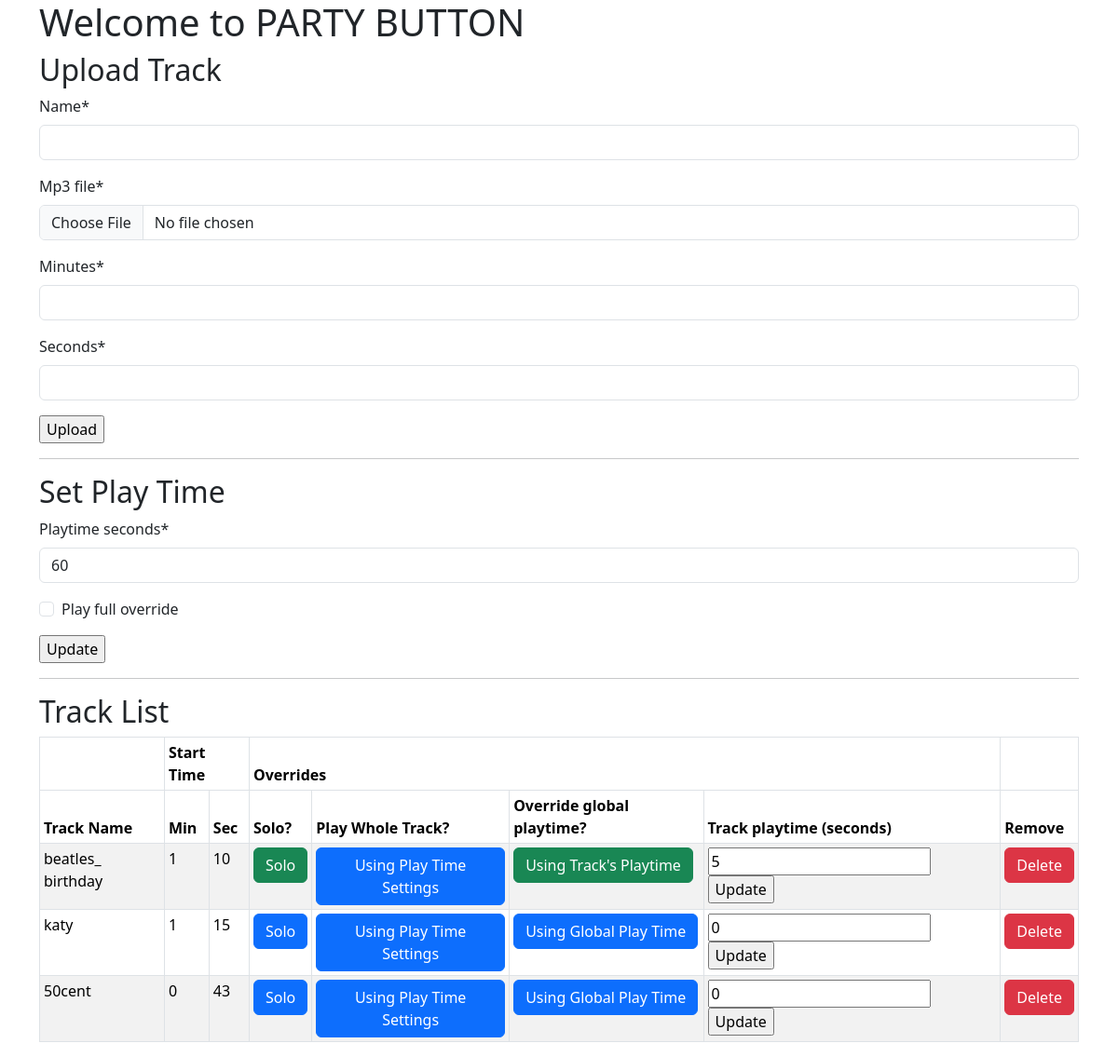
The app's page /, older data.
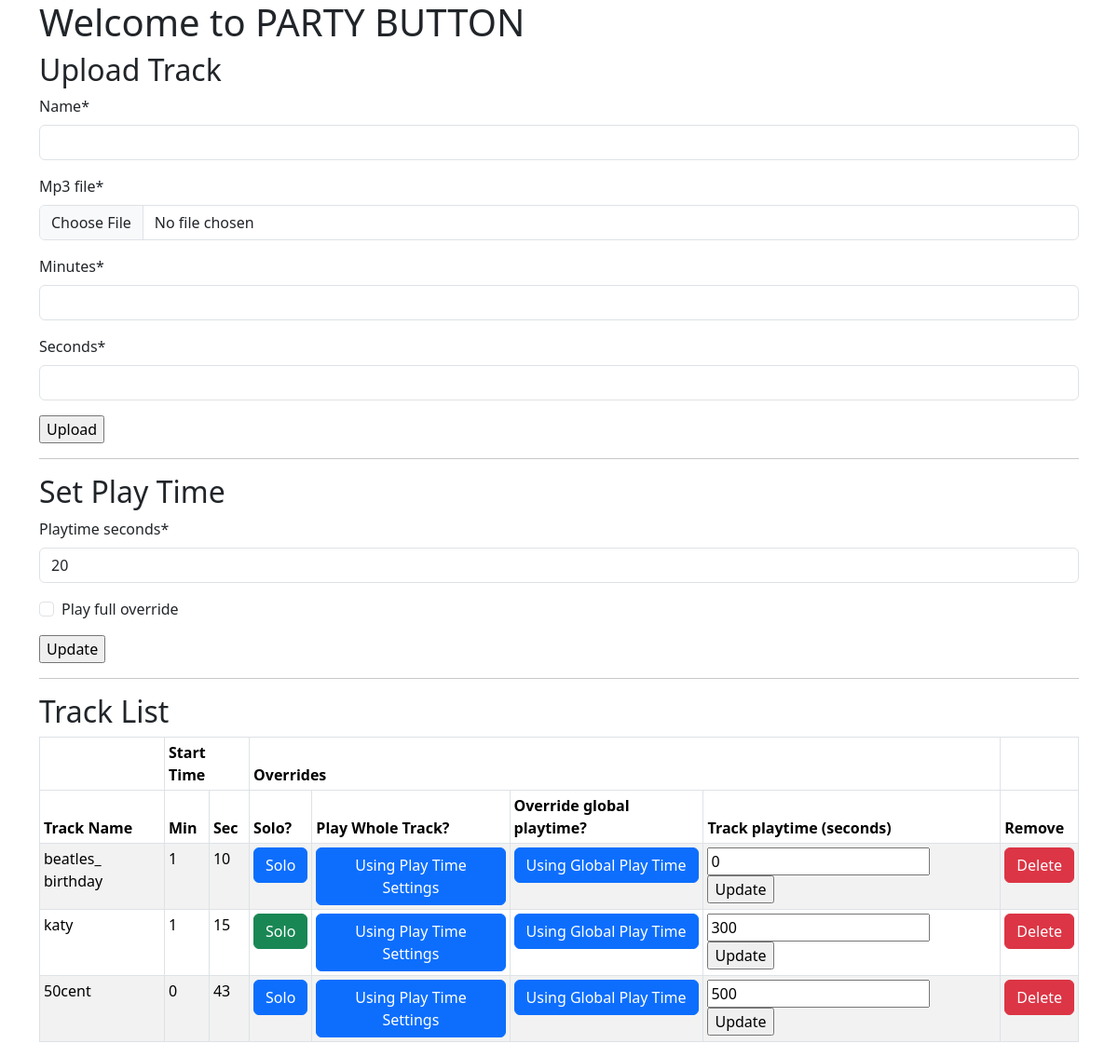
The same page, newer data.
### mp3_manager/models.py (models this page shows, shortened)
class Playtime(models.Model):
    playtime_seconds = models.IntegerField(blank=False, null=False,
                                  default=20,
                                  validators=[MinValueValidator(0),
                                              MaxValueValidator(600)])
    play_full_override = models.BooleanField(blank=False, null=False,
                                             default=False)

class Track(models.Model):
    name = models.CharField(max_length=200, blank=False, null=False)
    mp3_file = models.FileField(upload_to="uploads", blank=False, null=False)
    minutes = models.IntegerField(blank=False, null=False, validators=[MinValueValidator(0),
                                                                       MaxValueValidator(600)])
    seconds = models.IntegerField(blank=False, null=False, validators=[MinValueValidator(0),
                                                                       MaxValueValidator(60)])
    solo = models.BooleanField(blank=False, null=False, default=False)
    play_full = models.BooleanField(blank=False, null=False,
                                    default=False)
    override_playtime = models.BooleanField(blank=False, null=False,
                                            default=False)
    playtime_seconds = models.IntegerField(blank=False, null=False,
                                           default=0,
                                           validators=[MinValueValidator(0),
                                                       MaxValueValidator(600)])

### mp3_manager/views.py (the view, shortened to what this page needs)
# urls.py: path("", views.IndexView.as_view(), name="index"),
class IndexView(generic.ListView, FormMixin):
    form_class = TrackForm
    template_name = "mp3_manager/index.html"
    context_object_name = "tracks_list"
    def get(self, request):
        print("Getting Track List")
        tracks_list = self.get_queryset()
        playtime = Playtime.objects.all()[0]
        return render(request, self.template_name,
                      {"tracks_list": tracks_list,
                       "form": TrackForm(),
                       "playtimeform": PlaytimeForm(instance=playtime),
                       "trackplaytime": TrackPlaytimeForm()})
    def get_queryset(self):
        return Track.objects.order_by()

### mp3_manager/form.py
class TrackForm(ModelForm):
    class Meta:
        model = Track
        fields = ["name", "mp3_file", "minutes", "seconds"]

class PlaytimeForm(ModelForm):
    class Meta:
        model = Playtime
        fields = ["playtime_seconds", "play_full_override"]

### mp3_manager/templates/mp3_manager/index.html (shortened to what this page needs)
{% load static %}
{% load crispy_forms_tags %}
<!DOCTYPE html>
<html>
<head>
    <link rel="stylesheet" href="{% static 'css/style.css' %}">
    {% load bootstrap5 %}
    {% bootstrap_css %}
</head>
<body>
<div class="container">
    <div class="row">
        <div class="col">
        <h1>Welcome to PARTY BUTTON</h1>
        <h2>Upload Track</h2>
            <form id="track_form" name="track_form" action={% url 'mp3_manager:index' %} method="post" enctype="multipart/form-data">
            {{ form|crispy }}
            <input type="submit" form="track_form" value="Upload" id="track_upload" name="track_upload"></input>
            </form>
        </div>
    </div>
    <hr />
    <div class="row">
        <div class="col">
           <h2>Set Play Time</h2>
           <form id="playtime_form" id="name_form" action={% url 'mp3_manager:index' %} method="post" enctype="multipart/form-data">
            {{ playtimeform|crispy }}
           <input type="submit" form="playtime_form" value="Update" id="playtime_update" name="playtime_update"></input>
           </form>
        </div>
    </div>
    <hr />
    <div class="row">
        <div class="col">
        <h2>Track List</h2>
        {% if tracks_list %}
            <table class="table table-striped table-bordered table-sm" cellspacing="0" width="100%">
                <thead><tr><th></th><th colspan="2">Start Time</th><th colspan="4">Overrides</th><th></th></tr>
                <tr><th>Track Name</th><th>Min</th><th>Sec</th><th>Solo?</th><th>Play Whole Track?</th><th>Override global playtime?</th><th>Track playtime (seconds)</th></th><th>Remove</th></tr></thead>
                <tbody>
                {% for track in tracks_list %}
                  <tr><td>{{ track.name }}</td>
                      <td>{{ track.minutes }}</td>
                      <td>{{ track.seconds }}</td>
                      <td>
                          {% if track.solo == True %}
                            <a href="{% url 'mp3_manager:solo_track' pk=track.pk %}"><button type="button" class="btn btn-success">Solo</button></a>
                          {% else %}
                            <a href="{% url 'mp3_manager:solo_track' pk=track.pk %}"><button type="button" class="btn btn-primary">Solo</button></a>
                          {% endif %}
                      </td>
                      <td>
                        {% if track.play_full == True %}
                          <a href="{% url 'mp3_manager:play_full' pk=track.pk %}"><button type="button" class="btn btn-success">Using Whole Track</button></a>
                        {% else %}
                          <a href="{% url 'mp3_manager:play_full' pk=track.pk %}"><button type="button" class="btn btn-primary">Using Play Time Settings</button></a>
                        {% endif %}
                      </td>
                      <td>
                        {% if track.override_playtime == True %}
                          <a href="{% url 'mp3_manager:override' pk=track.pk %}"><button type="button" class="btn btn-success">Using Track's Playtime</button></a>
                        {% else %}
                          <a href="{% url 'mp3_manager:override' pk=track.pk %}"><button type="button" class="btn btn-primary">Using Global Play Time</button></a>
                        {% endif %}
                      </td>
                      <td>
                        <form id="trackplaytime_form_{{ track.pk }}" id="trackplaytime_update_{{ track.pk }}" action={% url 'mp3_manager:index' %} method="post" enctype="multipart/form-data">
                          <input type="textarea" id="playtime_seconds" name="playtime_seconds" value={{ track.playtime_seconds }}>
                          <input type="submit" form="trackplaytime_form_{{ track.pk }}" value="Update" name="trackplaytime_update_{{ track.pk }}">
                        </form>
                      </td>
                      <td><a href="{% url 'mp3_manager:delete_track' pk=track.pk %}"><button type="button" class="btn btn-danger">Delete</button></a></td></tr>
                {% endfor %}
                </tbody>
            </table>
        {% else %}
          <p><h2>No tracks available.</h2></p>
        {% endif %}
        </div>
    </div>
</div>
</body>
</html>

### mp3_manager/static/css/style.css (style rules this page uses)
h1 { color: green; }
h2 { color: maroon; }
a:link { color: white; text-decoration: none; }

Row changes from the older to the newer data that the page shows:
changed Playtime: playtime_seconds "60" → "20"
changed Track "beatles_ birthday": solo True → False (drawn); playtime_seconds "5" → "0"; override_playtime "Using Track's Playtime" → "Using Global Play Time"
changed Track "katy": solo False → True (drawn); playtime_seconds "0" → "300"
changed Track "50cent": playtime_seconds "0" → "500"
